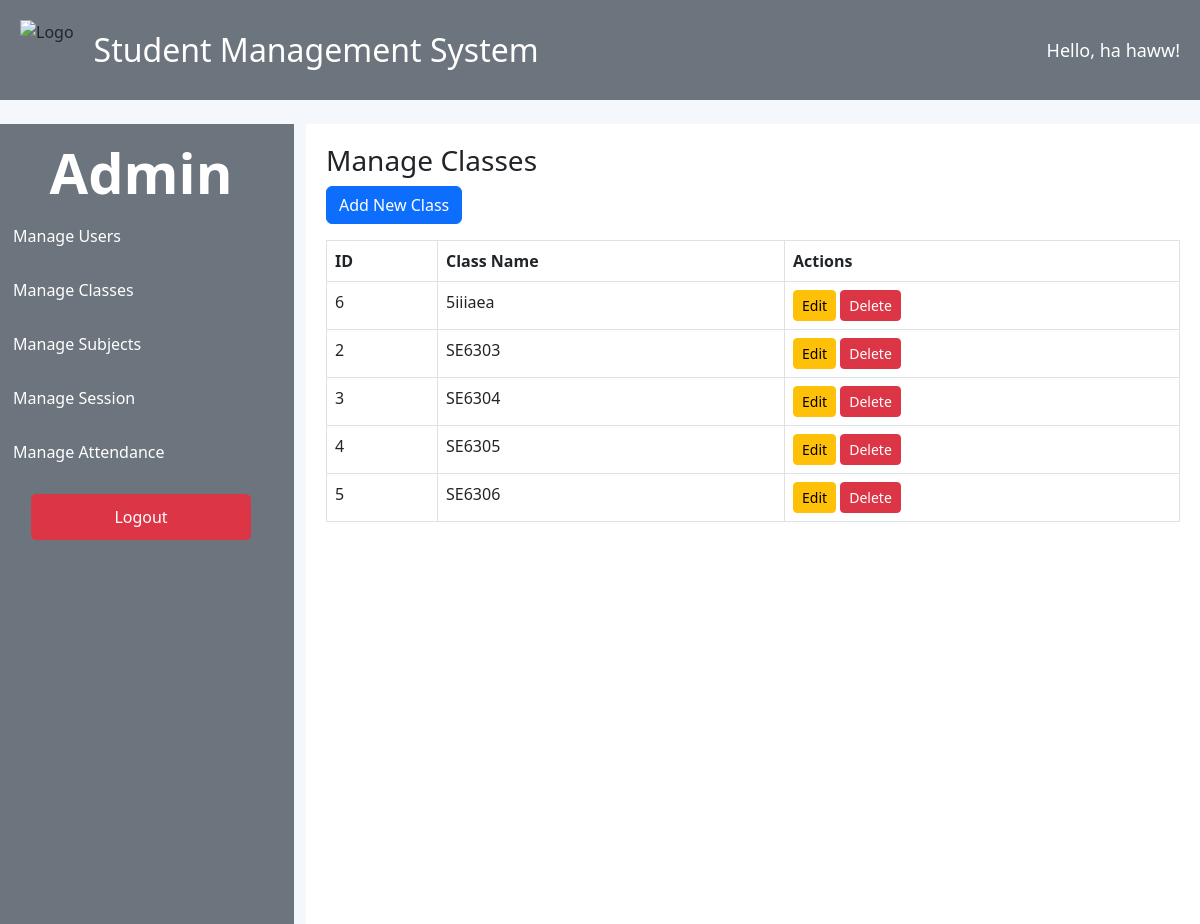
/index.php?page=manage_classes (signed in), run on the app's committed database.
### tables this page shows
CREATE TABLE `Users` (
  `UserID` int(11) NOT NULL,
  `Username` varchar(50) NOT NULL,
  `Password` varchar(255) NOT NULL,
  `FirstName` varchar(50) DEFAULT 'Unknown',
  `LastName` varchar(50) DEFAULT 'Unknown',
  `Email` varchar(100) NOT NULL,
  `Phone` varchar(15) DEFAULT NULL,
  `RoleID` int(11) NOT NULL,
  `CreatedAt` timestamp NOT NULL DEFAULT current_timestamp()
);

CREATE TABLE `Classes` (
  `ClassID` int(11) NOT NULL,
  `ClassName` varchar(50) NOT NULL
);

### admin_classes.php (the view, shortened to what this page needs)
<?php
include 'db_connection.php';
$stmt = $conn->query("SELECT ClassID, ClassName FROM Classes");
$classes = $stmt->fetchAll(PDO::FETCH_ASSOC);
?>
<h3>Manage Classes</h3>
<button class="btn btn-primary mb-3" data-bs-toggle="modal" data-bs-target="#addClassModal">Add New Class</button>
<table class="table table-bordered">
    <thead>
        <tr>
            <thead style="background-color: black; color: white;">
            <th>ID</th>
            <th>Class Name</th>
            <th>Actions</th>
        </tr>
    </thead>
    <tbody>
        <?php foreach ($classes as $class): ?>
            <tr>
                <td><?= $class['ClassID'] ?></td>
                <td><?= htmlspecialchars($class['ClassName']) ?></td>
                <td>
                    <button class="btn btn-warning btn-sm editClassBtn" data-id="<?= $class['ClassID'] ?>" data-name="<?= htmlspecialchars($class['ClassName']) ?>">Edit</button>
                    <button class="btn btn-danger btn-sm deleteClassBtn" data-id="<?= $class['ClassID'] ?>">Delete</button>
                </td>
            </tr>
        <?php endforeach; ?>
    </tbody>
</table>

### index.php (shortened to what this page needs)
<?php
include 'db_connection.php';
try {
    $userID = $_SESSION['UserID'];
    $stmt = $conn->prepare("SELECT FirstName, LastName FROM Users WHERE UserID = :userID");
    $stmt->bindParam(':userID', $userID, PDO::PARAM_INT);
    $stmt->execute();
    $user = $stmt->fetch(PDO::FETCH_ASSOC);
    if ($user) {
        $username = $user['FirstName'] . ' ' . $user['LastName'];
    } else {
        $username = 'Guest';
    }
} catch (PDOException $e) {
    echo "Error: " . $e->getMessage();
    exit;
}
$roleID = $_SESSION['RoleID'];
?>
<!DOCTYPE html>
<html lang="en">
<head>
    <link href="https://cdn.jsdelivr.net/npm/bootstrap@5.3.0-alpha3/dist/css/bootstrap.min.css" rel="stylesheet">
</head>
<body>
    <nav class="navbar navbar-dark" style="background-color: #6c757d; padding: 20px;">
        <div class="container-fluid d-flex align-items-center justify-content-between">
            <div class="d-flex align-items-center">
                <img src="https://encrypted-tbn0.gstatic.com/images?q=tbn:ANd9GcS4K-tjpKQ_HjUjmO_g2VBQqIfvzd59QHPHSg&s" alt="Logo" style="height: 60px; margin-right: 20px;">
                <span style="font-size: 32px; color: white;">Student Management System</span>
            </div>
            <div class="text-white" style="font-size: 18px; margin-left: auto;">
                Hello, <?= htmlspecialchars($username); ?>!
            </div>
        </div>
    </nav>
    <div class="container-fluid mt-4">
        <div class="row">
            <div class="col-md-3 sidebar">
                <?php if ($roleID == 1): ?>
                    <h4 class="text-white" style="text-align: center; font-weight: bold; font-size: 3.5em;">Admin</h4>
                    <a href="?page=manage_users">Manage Users</a>
                    <a href="?page=manage_classes">Manage Classes</a>
                    <a href="?page=manage_subjects">Manage Subjects</a>
                    <a href="?page=manage_sessions">Manage Session</a>
                    <a href="?page=manage_attendance">Manage Attendance</a>
                <?php endif; ?>
                <div class="logout">
                    <a href="logout.php" class="btn btn-danger">Logout</a>
                </div>
            </div>
            <div class="col-md-9">
                <div class="content">
                    <?php
                    if (isset($_GET['page'])) {
                        $page = $_GET['page'];
                        if ($roleID == 1) {
                            if ($page == 'manage_users') {
                                include 'admin_users.php';
                            } elseif ($page == 'manage_classes') {
                                include 'admin_classes.php';
                            } elseif ($page == 'manage_subjects') {
                                include 'admin_subjects.php';
                            } elseif ($page == 'manage_sessions') {
                                include 'admin_sessions.php';
                            } elseif ($page == 'manage_attendance') {
                                include 'admin_attendance.php';
                            }
                        } else {
                            echo "<h5 class='text-danger'>Access Denied!</h5>";
                        }
                    }
                    ?>
                </div>
            </div>
        </div>
    </div>
</body>
</html>

### index.php (style rules this page uses)
body { margin: 0; padding: 0; background-color: #f4f7fc; height: 100vh; overflow-x: hidden; }
.navbar { background-color: #343a40; padding: 10px; }
.sidebar { height: 100vh; background-color: #6c757d; padding: 15px; margin: 0; }
.sidebar a { color: white; text-decoration: none; display: block; margin-bottom: 10px; padding: 10px; border-radius: 5px; transition: background-color 0.3s; }
.content { padding: 20px; background-color: white; border-radius: 0px; box-shadow: none; margin: 0; height: 100vh; overflow-y: auto; }
.logout { text-align: center; margin-top: 20px; }
.logout a { padding: 10px 20px; font-size: 16px; width: 220px; text-align: center; display: inline-block; }
.container-fluid { padding: 0; }

### data on the page
users: username "ha haww"
classes: ClassID "6", ClassName "5iiiaea"
classes: ClassID "2", ClassName "SE6303"
classes: ClassID "3", ClassName "SE6304"
classes: ClassID "4", ClassName "SE6305"
classes: ClassID "5", ClassName "SE6306"
